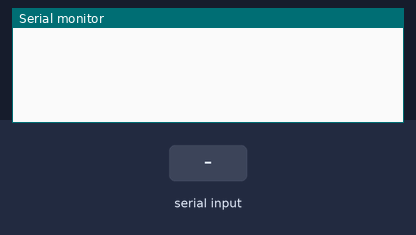
Bench run of a sketch on a simulated Arduino Mega 2560, built with avr-gcc and run on an emulated ATmega2560. Parts: the last lines printed to the serial monitor. The test bench sets the inputs (shaded band).

Above: at 1.2 s.
1.3 s: "90,45\n" received over the second serial link
At 2.1 s:
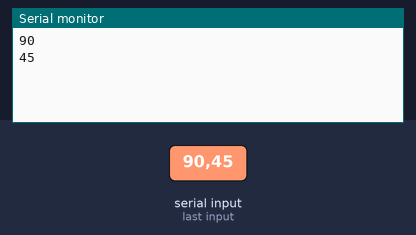
2.8 s: "30,150\n" received over the second serial link
At 4.4 s:
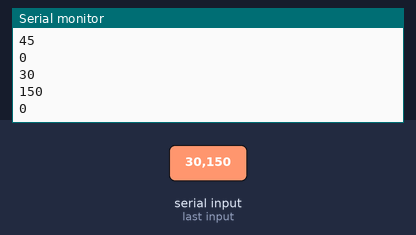
Timing chart, 0 to 5.9 s (numbered marks = the images above; inputs shaded):
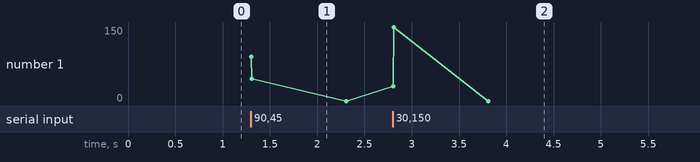

The sketch:

Ejemplo6_clase6_Receptor.ino
```cpp
int valor;// declaracion de constantes

void setup()
{ //iniciacion de puertos serial
  Serial3.begin(9600);
  Serial.begin(9600);
}

void loop()

{
    if (Serial3.available() > 0 )
    {
      valor=Serial3.parseInt();     //Lee el valor entero
      Serial3.flush();
      Serial.println(valor);


    }
}
```

Measured:
- after the input at 1.3 s, the serial monitor: prints a new line at once (image 1)
- after the input at 2.8 s, the serial monitor: prints a new line at once (image 2)
